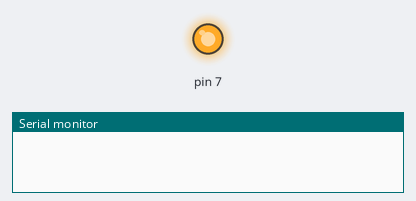
A sketch run on a simulated Arduino Uno, built with avr-gcc and run on an emulated ATmega328P. On the bench: output pins drawn as LEDs (lit = HIGH), the last lines printed to the serial monitor.

Above: at 0.1 s.
At 3.1 s:
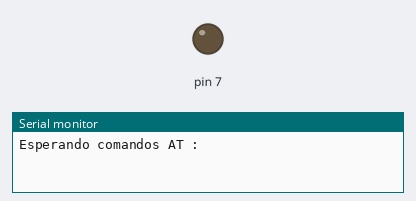
Timing chart, 0 to 4.6 s (numbered marks = the images above):
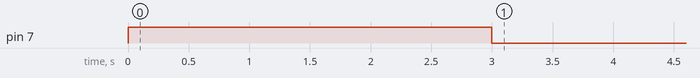

The sketch:

comunicacionComandosAT.ino
```cpp
//Dejar espacio antes o después del + en los comandos AT
#include <SoftwareSerial.h>

// define the digital pins to use as RX and TX for two
// software serial connections
const int RX1 = 8;
const int TX1 = 9;
const int RX2 = 10;
const int TX2 = 11;

// create SoftwareSerial objects
SoftwareSerial SoftSerialOne(RX1,TX1);
SoftwareSerial SoftSerialTwo(RX2,TX2);

void setup(void) {
// setup the software serial pins
pinMode(RX1, INPUT);
pinMode(RX2, INPUT);
pinMode(TX1, OUTPUT);
pinMode(TX2, OUTPUT);
pinMode(7, OUTPUT);

digitalWrite(7, HIGH);
SoftSerialTwo.begin(2400); // begin communication on the second
Serial.begin(9600);
delay(3000);
digitalWrite(7, LOW);
Serial.println("Esperando comandos AT : ");
}

void loop(void)
{
  if(SoftSerialTwo.available())
  {
    char c = SoftSerialTwo.read();
    Serial.print(c);
  }
  if(Serial.available())
  {
    char c = Serial.read();
    SoftSerialTwo.print(c);
  }
}
```
